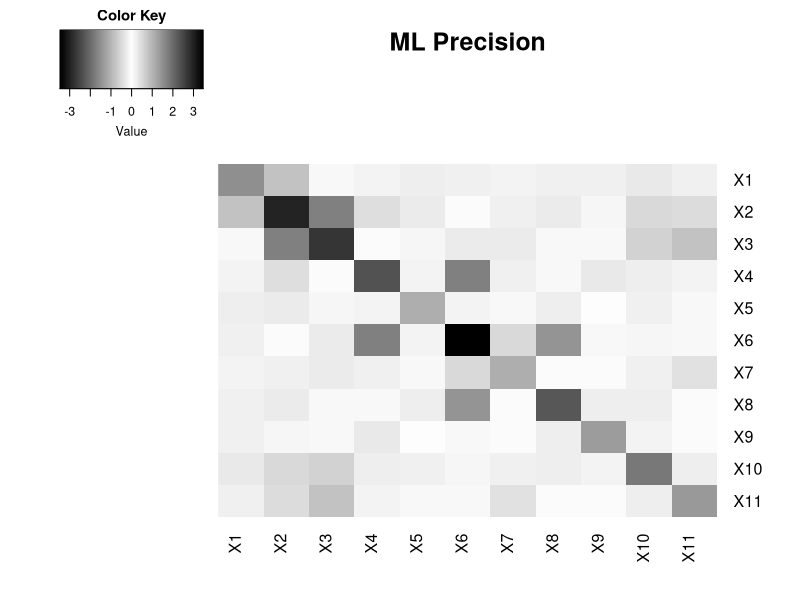

Source code (R): (Note: this script raises an error after producing the figure.)
## ---- chunk 1
library('MASS')
#Sigma <- matrix(c(10,2,1,1,4,4,2,10,0.2,0.2,0.8,0.8,1,0.2,10,0.1,0.4,0.4,1,0.2,0.1,10,0.4,0.4,4,0.8,0.4,0.4,10,1.6,4,0.8,0.4,0.4,1.6,10),nrow=6)
Sigma<-rbind(c(1,0.6,0.42,0.18,0.027,0.144,-0.0288,-0.1008,0.036,-0.084,0.168),
             c(0.6,1,0.7,0.3,0.045,0.24,-0.048,-0.168,0.06,-0.14,0.28),
             c(0.42,0.7,1,0.21,0.0315,0.168,-0.0336,-0.1176,0.042,-0.2,0.4),
             c(0.18,0.3,0.21,1,0.15,0.8,-0.16,-0.56,0.2,-0.042,0.084),
             c(.027,.045,.0315,.15,1,.12,-.024,-.084,.03,-.0063,.0126),
             c(0.144,0.24,0.168,0.8,0.12,1,-0.2,-0.7,0.25,-0.0336,0.0672),
             c(-.0288,-.048,-.0336,-.16,-.024,-.2,1,.14,-.05,.00672,-0.1344),
             c(-.1008,-.168,-.1176,-.56,-.084,-.7,.14,1,-.175,.02352,-.04704),
             c(0.036,0.06,0.042,0.2,0.03,0.25,-0.05,-0.175,1,-0.0084,0.0168),
             c(-.084,-.14,-.2,-.042,-.0063,-.0336,.00672,.02352,-.0084,1,-.08),
             c(.168,.28,.4,.084,.0126,.0672,-.1344,-.04704,.0168,-.08,1)       
             )
print(Sigma)
mu <- rep(0, times=11)
samples <- mvrnorm(n = 100, mu, Sigma, tol = 1e-6, empirical = FALSE, EISPACK = FALSE)
#print(samples)
## ---- chunk 2
#scaledsamples<-scale(samples)
#S<-cov(scaledsamples)
S <- cov(samples)
S2<-S
colnames(S2) <- c("X1","X2","X3","X4","X5","X6","X7","X8","X9","X10","X11")
rownames(S2) <- c("X1","X2","X3","X4","X5","X6","X7","X8","X9","X10","X11")
ML.precision<-solve(S2) # gives the ML precision matrix
#######################################################################
library('gplots')
png("D:/LSU/Spring 2015/Detection and Estimation/Project/R codes/ML.precision.png",    # create PNG for the heat map        
width = 5*300,        # 5 x 300 pixels
height = 5*300,
res = 300,            # 300 pixels per inch
pointsize = 8)        # smaller font size
######################################################################
my_palette <- colorRampPalette(c("black", "white", "black"))(n = 200)
par(mfrow=c(2,1))
heatmap.2(ML.precision,
  main = "ML Precision", # heat map title
  notecol="black",      # change font color of cell labels to black
  density.info="none",  # turns off density plot inside color legend
  trace="none",         # turns off trace lines inside the heat map
  Colv="NA",            # turns off column clustering
  Rowv="NA",
  col=my_palette,
  dendrogram = "none"
  )
dev.off()
## ---- chunk 3
library('glasso')
estimated<-glasso(S,rho=0.1) # rho is the normalized version of lambda
print(estimated$wi) # precision using Glasso
print(solve(S2)) # Finds the inverse of S2
print(solve(Sigma))
#print(estimated$w)  # covariance using Glasso
## ---- chunk 4
write.csv(
estimated$wi,"D:/LSU/Spring 2015/Detection and Estimation/Project/R codes/Lasso.precision.csv",row.names=FALSE)

## ---- chunk 5

colnames(Sigma) <- c("X1","X2","X3","X4","X5","X6","X7","X8","X9","X10","X11")
rownames(Sigma) <- c("X1","X2","X3","X4","X5","X6","X7","X8","X9","X10","X11")
REAL.precision<-solve(Sigma) # gives the REAL precision matrix
#######################################################################
#library('gplots')
png("D:/LSU/Spring 2015/Detection and Estimation/Project/R codes/REAL.precision.png",    # create PNG for the heat map        
width = 5*300,        # 5 x 300 pixels
height = 5*300,
res = 300,            # 300 pixels per inch
pointsize = 8)        # smaller font size
######################################################################
my_palette <- colorRampPalette(c("black", "white", "black"))(n = 200)
#par(mfrow=c(2,1))
heatmap.2(REAL.precision,
  main = "REAL Precision", # heat map title
  notecol="black",      # change font color of cell labels to black
  density.info="none",  # turns off density plot inside color legend
  trace="none",         # turns off trace lines inside the heat map
  Colv="NA",            # turns off column clustering
  Rowv="NA",
  col=my_palette,
  dendrogram = "none"
  )
dev.off()
## ---- chunk 6

LASSO.precision<-estimated$wi
LASSO.cov<-estimated$w
colnames(LASSO.precision) <- c("X1","X2","X3","X4","X5","X6","X7","X8","X9","X10","X11")
rownames(LASSO.precision) <- c("X1","X2","X3","X4","X5","X6","X7","X8","X9","X10","X11")
#REAL.precision<-solve(Sigma) # gives the REAL precision matrix
#######################################################################
#library('gplots')
png("D:/LSU/Spring 2015/Detection and Estimation/Project/R codes/LASSO.precision.png",    # create PNG for the heat map        
width = 5*300,        # 5 x 300 pixels
height = 5*300,
res = 300,            # 300 pixels per inch
pointsize = 8)        # smaller font size
######################################################################
my_palette <- colorRampPalette(c("black", "white", "black"))(n = 200)
#par(mfrow=c(2,1))
heatmap.2(LASSO.precision,
  main = "LASSO Precision", # heat map title
  notecol="black",      # change font color of cell labels to black
  density.info="none",  # turns off density plot inside color legend
  trace="none",         # turns off trace lines inside the heat map
  Colv="NA",            # turns off column clustering
  Rowv="NA",
  col=my_palette,
  dendrogram = "none"
  )
dev.off()

## ---- chunk 7
library('matrixcalc')
KL.lasso.real<-0.5*(matrix.trace((solve(Sigma))%*%(LASSO.cov))+log(det(Sigma)/det(LASSO.cov)))
##############################################################################
KL.ML.real<-0.5*(matrix.trace((solve(Sigma))%*%(S))+log(det(Sigma)/det(S)))
##############################################################
print(KL.lasso.real)
print(KL.ML.real)
#print(LASSO.cov)
#print(S)
#print(LASSO.cov-S)
## ---- chunk 8
png("D:/LSU/Spring 2015/Detection and Estimation/Project/R codes/KL.png",    # create PNG for the heat map        
width = 5*300,        # 5 x 300 pixels
height = 5*300,
res = 300,            # 300 pixels per inch
pointsize = 8) 
#########################################################################
########################################################################
kl.lasso.real <- c(5.958,5.945,5.954,5.98,5.99,6.045,6.09,6.07,6.1,6.08,6.1,6.06,6.23,6.23,6.33)
kl.ml.real <- c(5.5165,5.525,5.54,5.57,5.61,5.82,5.89,6.08,6.12,6.06,6.22,6.42,6.96,7.43,8.05)
N.real <- c(2000,1500,1000,500,300,100,90,80,70,60,50,40,30,20,15)
N<-c(1:15)
plot(N,kl.lasso.real,type="b",col="red",ylim=range(c(kl.lasso.real,kl.ml.real)),ann=FALSE,xaxt='n')
par(new=TRUE)
plot(N,kl.ml.real,type="b",col="blue",ylim=range(c(kl.lasso.real,kl.ml.real)),axes=FALSE,main="Performance Analysis of LASSO vs. ML",xlab="Number of Samples(N)",ylab="KL Distance: KL(LASSO/ML||True Covariance)")
box() # includes box around the plot
axis(1, at=1:15, lab=N.real)
legend("toplef",legend=c("KL[LASSO||Real]","KL[ML||REAL]"),col=c("red","blue"),lty=c(1,1))
dev.off()
